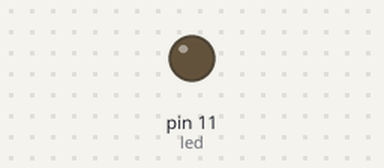
This sketch was run on a simulated Arduino Uno, built with avr-gcc and run on an emulated ATmega328P. Shown: output pins drawn as LEDs (lit = HIGH).

Above: at 0.05 s.
At 6.45 s:
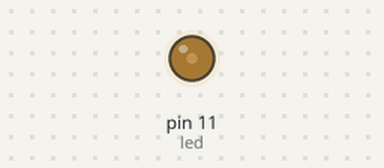
At 19.95 s:
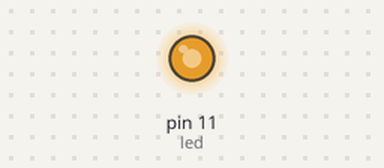
At 39.85 s:
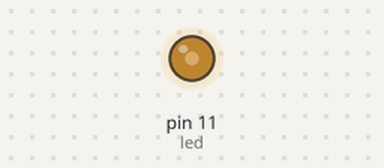
Timing chart, 0 to 40.0 s (numbered marks = the images above):
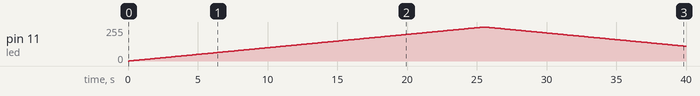

The sketch:

Led_pino_PWM.ino
```cpp
int led = 11;
int maximo = 255;
int minimo = 0;
int tempo = 100;
int i = 0;

void setup(){
  pinMode(led, OUTPUT);
}

void loop(){
  for(int i = minimo;i < maximo;i++){
  	analogWrite(led, i);
    delay(tempo);
  }
   for(i = maximo; i > minimo; i--){
     analogWrite(led, i);
     delay(tempo);
   }
}
```

Measured:
- by itself, pin 11 (led): rises from 0/255 to 255/255 in 25.4 s, then falls to 111/255 in 14.4 s
